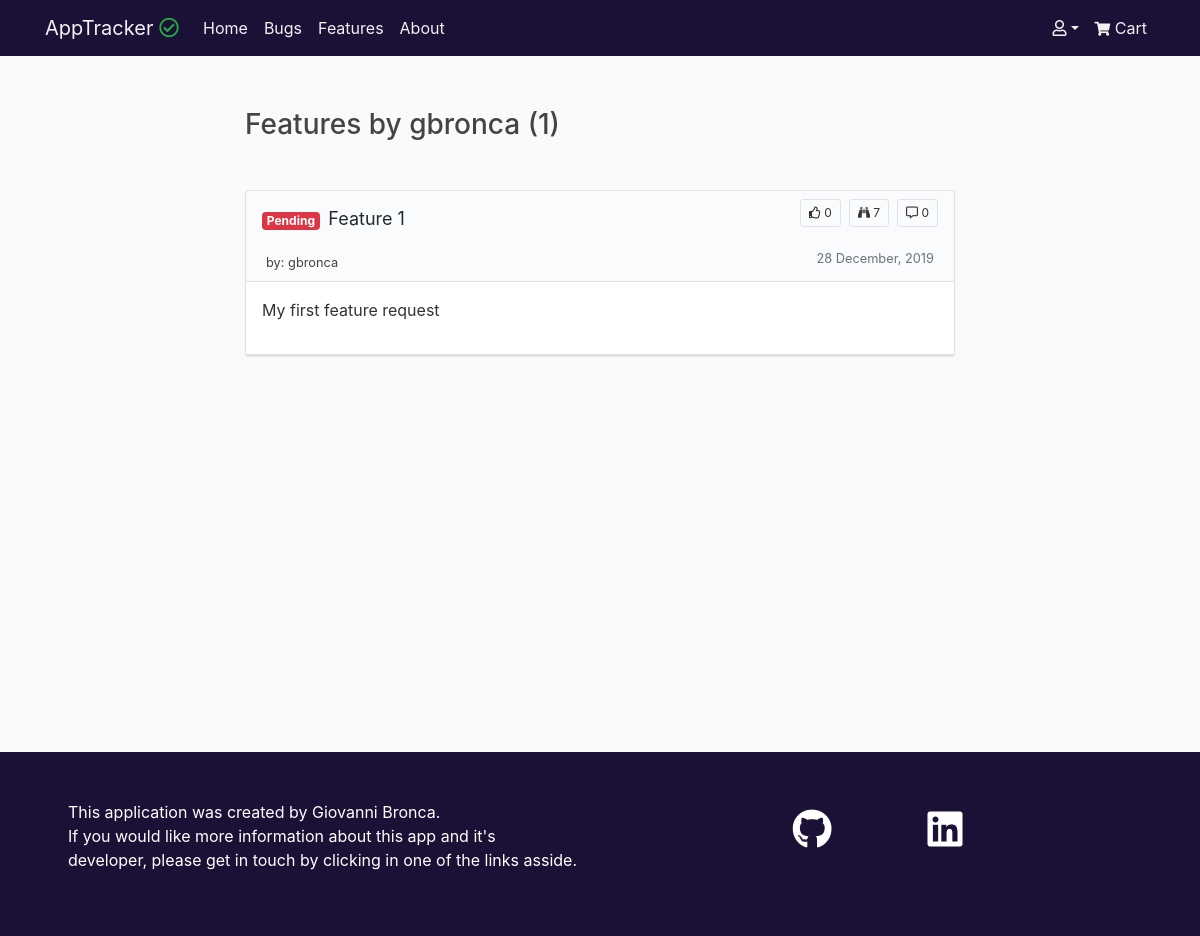
Before: /tickets/user-features/gbronca/ with the older database file.
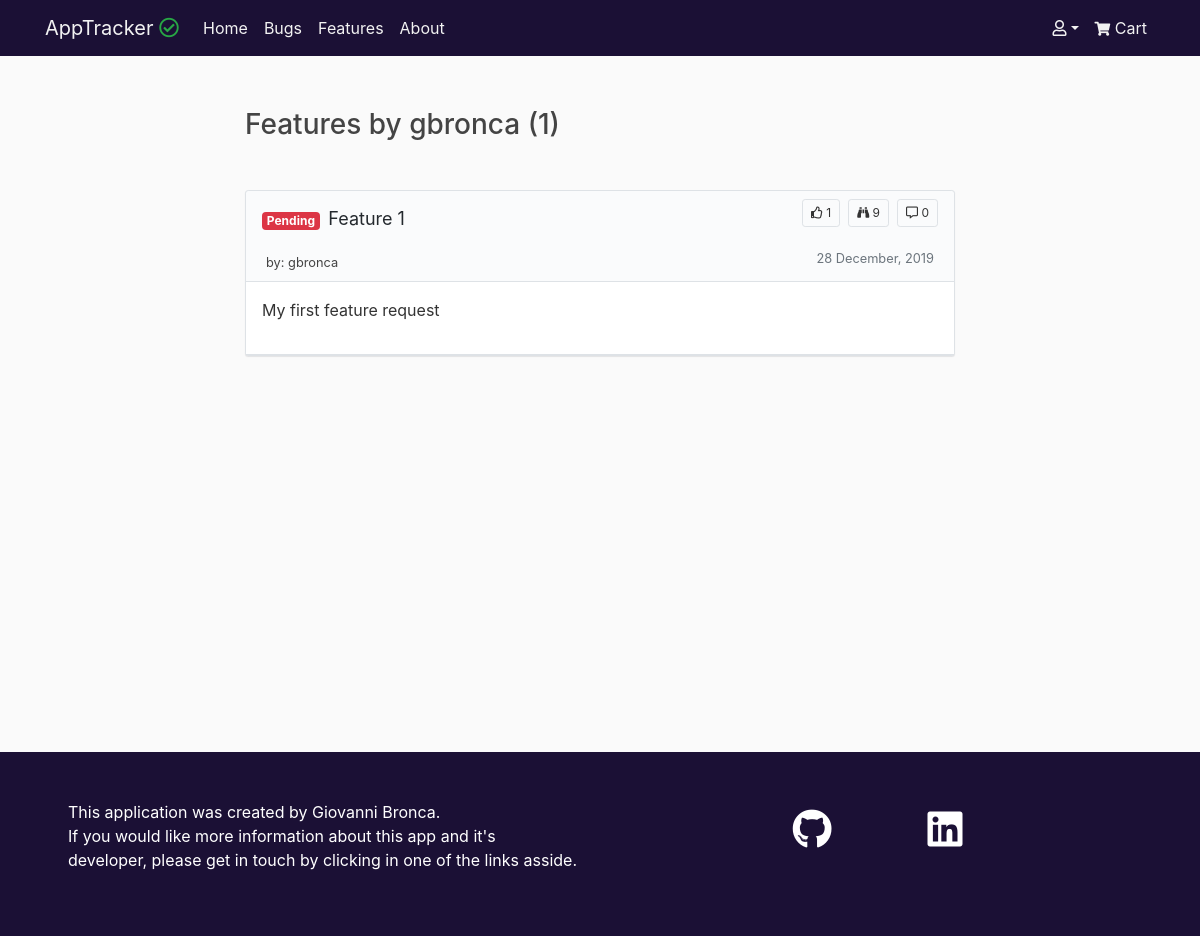
After: the same page with the newer database file.
### tickets/models.py (models this page shows, shortened)
class Ticket(models.Model):
    STATUS = (
        ('In Progress', 'In Progress'),
        ('Completed', 'Completed'),
        ('Pending', 'Pending')
    )
    ISSUE = (
        ('Bug', 'Bug'),
        ('Feature', 'Feature')
    )
    title = models.CharField(max_length=75)
    description = models.TextField()
    date_posted = models.DateTimeField(default=timezone.now)
    username = models.ForeignKey(User, on_delete=models.CASCADE)
    status = models.CharField(max_length=20, choices=STATUS,default='Pending')
    issue = models.CharField(max_length=20, choices=ISSUE, default='Bug')
    upvotes = models.PositiveIntegerField(default=0)
    views = models.PositiveIntegerField(default=0)

### tickets/views.py (the view)
# urls.py: path('user-features/<username>/', views.UserFeatureListView.as_view(template_name='tickets/user_tickets.html'), name='user_features'),
class UserFeatureListView(ListView):
    paginate_by = 5
    model = Ticket
    def get_queryset(self, *args, **kwargs):
        username = get_object_or_404(User, username=self.kwargs.get('username'))
        return Ticket.objects.filter(issue='Feature', username=username).order_by('-date_posted')
    def get_context_data(self, **kwargs):
        context = super().get_context_data(**kwargs)
        context['type'] = 'Features'
        is_paginated = True
        return context

### cart/context.py (called while the page is built, shortened)
def cart_contents(request):
    price = 10
    total = 0
    tickets_count = 0
    cart = request.session.get('cart', {})
    cart_items = []
    upvote_list = []
    return {'tickets_count': tickets_count,
            'cart_items': cart_items,
            'total': total,
            'price': price,
            'upvote_list': upvote_list}

### tickets/templates/tickets/user_tickets.html (shortened to what this page needs)
{% extends 'base.html' %}
{% block content %}
    <div class="col-12 col-lg-8 mx-auto mt-5 pt-1 mb-5 pb-5">
        <h3 class="mb-5">{{ type }} by {{ view.kwargs.username }} ({{ page_obj.paginator.count }})</h1>
        {% for ticket in object_list %}
            <article class="border border-color-faded rounded-sm my-3 box-shadow bg-gray-light">
                <div class="px-3">
                    <div class="d-flex justify-content-between my-1">
                        <div class="d-flex flex-grow-1 flex-shrink-1 ">
                            <h2><span
                                    class="badge badge-secondary badge-ticket badge-ticket-{{ ticket.status|lower|cut:' ' }}">{{ ticket.status }}
                                </span>
                                <a class="text-decoration-none header-normal"
                                    href="{% url 'tickets:detail' ticket.id %}">{{ ticket.title }}</a></h2>
                        </div>
                        <div class="d-flex align-self-start ml-3 my-1">
                            <div class="border border-color-faded rounded-sm py-1 px-2 ml-2 badge-ticket"><i class="far fa-thumbs-up"></i>  {{ ticket.upvotes }}</div>
                            <div class="border border-color-faded rounded-sm py-1 px-2 ml-2 badge-ticket"><i class="fas fa-binoculars"></i>  {{ ticket.views }}</div>
                            <div class="border border-color-faded rounded-sm py-1 px-2 ml-2 badge-ticket"><i class="far fa-comment-alt"></i>  {{ ticket.comments.count }}</div>
                        </div>
                    </div>
                </div>
                <div class="pb-1">
                    <div class="px-3">
                        <div class="d-flex justify-content-between py-1 px-1">
                            <div class="d-flex flex-grow-1 flex-shrink-1">
                                {% if type == 'Bugs' %}
                                <a class="mr-2 text-decoration-none"
                                    href="{% url 'tickets:user_bugs' ticket.username.username %}"><small>by: {{ ticket.username }}</small></a>
                                {% elif type == 'Features' %}
                                <a class="mr-2 text-decoration-none"
                                    href="{% url 'tickets:user_features' ticket.username.username %}"><small>by: {{ ticket.username }}</small></a>
                                {% endif %}
                            </div>
                            <div class="d-flex align-self-start">
                                <small class="text-muted">{{ ticket.date_posted|date:"d F, Y" }}</small>
                            </div>
                        </div>
                    </div>
                </div>
                <div class="border-bottom border-top bg-white">
                    <div class="p-3">
                        <div class="">{{ ticket.description|linebreaks|truncatechars_html:200 }}</div>
                    </div>
                </div>
            </article>
        {% endfor %}
    </div>
{% endblock %}

Changed rows visible on the page:
changed Ticket "Feature 1": upvotes "0" → "1"; views "7" → "9"
